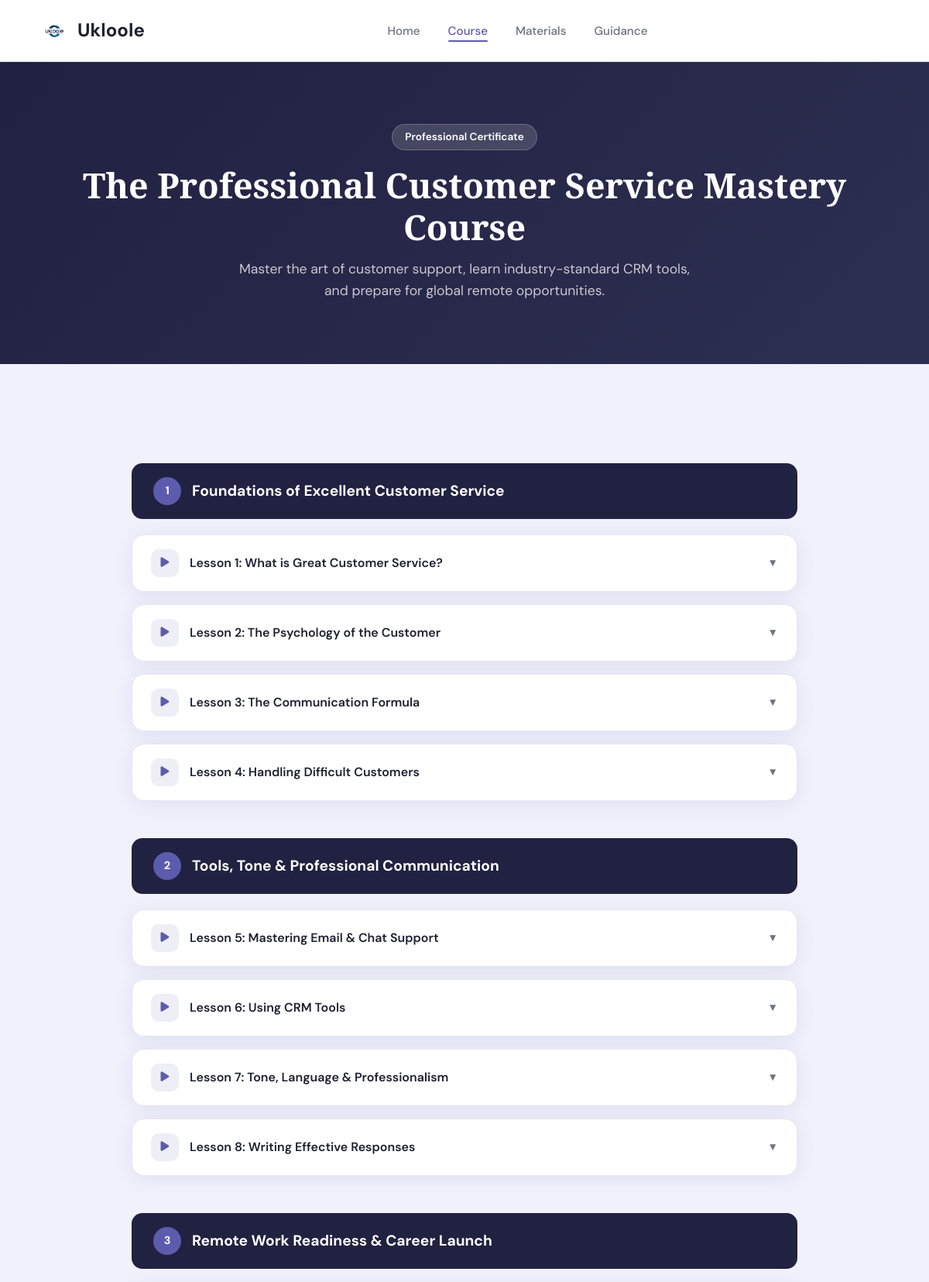
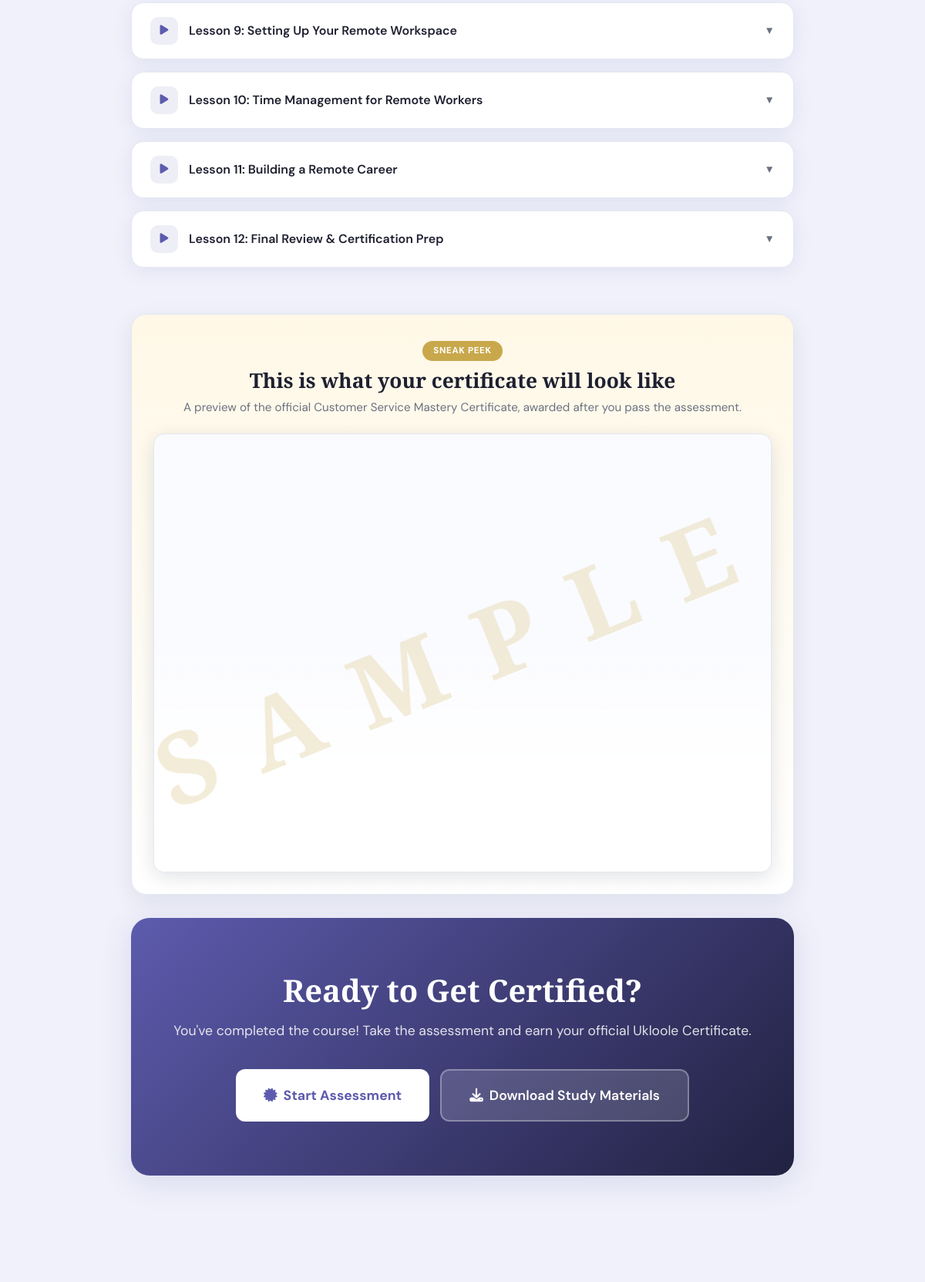
/courses.php (upper part), run on the app's committed database (2 pictures, top to bottom).
### tables this page shows
CREATE TABLE IF NOT EXISTS course_modules (
  id         INT UNSIGNED AUTO_INCREMENT PRIMARY KEY,
  title      VARCHAR(200) NOT NULL,
  sort_order SMALLINT     NOT NULL DEFAULT 0,
  is_active  TINYINT      NOT NULL DEFAULT 1,
  created_at TIMESTAMP DEFAULT CURRENT_TIMESTAMP
);

CREATE TABLE IF NOT EXISTS course_lessons (
  id           INT UNSIGNED AUTO_INCREMENT PRIMARY KEY,
  module_id    INT UNSIGNED NOT NULL,
  title        VARCHAR(200) NOT NULL,
  youtube_id   VARCHAR(20)  NOT NULL DEFAULT '' COMMENT 'YouTube video ID only, e.g. dQw4w9WgXcQ',
  sort_order   SMALLINT     NOT NULL DEFAULT 0,
  is_active    TINYINT      NOT NULL DEFAULT 1,
  created_at   TIMESTAMP DEFAULT CURRENT_TIMESTAMP,
  FOREIGN KEY (module_id) REFERENCES course_modules(id) ON DELETE CASCADE,
  INDEX idx_module (module_id)
);

### courses.php (the view, shortened to what this page needs)
<?php
$db_host = getenv('DB_HOST') ?: 'localhost';
$db_user = getenv('DB_USER') ?: 'ukloolec_lbuser';
$db_pass = getenv('DB_PASS') ?: 'Admin4ukloole';
$db_name = getenv('DB_NAME') ?: 'ukloolec_learninghub';
$conn = @new mysqli($db_host, $db_user, $db_pass, $db_name);
$conn->set_charset('utf8mb4');
$modules = [];
$mod_res = $conn->query("SELECT * FROM course_modules WHERE is_active=1 ORDER BY sort_order ASC");
while ($m = $mod_res->fetch_assoc()) $modules[] = $m;
$lessons_by_module = [];
$lesson_res = $conn->query("
    SELECT
        l.*,
        q.question  AS quiz_q, q.option_a AS quiz_a, q.option_b AS quiz_b, q.option_c AS quiz_c, q.correct_option AS quiz_correct,
        s.question  AS sc_q,   s.option_a AS sc_a,   s.option_b AS sc_b,   s.option_c AS sc_c,   s.correct_option AS sc_correct
    FROM course_lessons l
    LEFT JOIN lesson_quizzes   q ON q.lesson_id = l.id
    LEFT JOIN lesson_scenarios s ON s.lesson_id = l.id
    WHERE l.is_active = 1
    ORDER BY l.module_id ASC, l.sort_order ASC
");
while ($row = $lesson_res->fetch_assoc()) {
    $lessons_by_module[$row['module_id']][] = $row;
}
?>
<!DOCTYPE html>
<html lang="en">
<head>
  <link rel="stylesheet" href="/style.css">
  <link rel="stylesheet" href="https://cdnjs.cloudflare.com/ajax/libs/font-awesome/6.5.0/css/all.min.css">
</head>
<body>
  <nav class="navbar">
    <div class="container">
      <a href="/" class="navbar-brand">
        <img src="/logo.png" alt="Ukloole Logo"><span>Ukloole</span>
      </a>
      <ul class="nav-links">
        <li><a href="/">Home</a></li>
        <li><a href="/courses" class="active">Course</a></li>
        <li><a href="/resources">Materials</a></li>
        <li><a href="/community">Guidance</a></li>
      </ul>
    </div>
  </nav>
  <section class="page-header">
    <div class="container">
      <span class="badge">Professional Certificate</span>
      <h1>The Professional Customer Service Mastery Course</h1>
      <p>Master the art of customer support, learn industry-standard CRM tools,<br>and prepare for global remote opportunities.</p>
    </div>
  </section>
  <section class="section">
    <div class="container" style="max-width:860px;">
      <?php
      $global_lesson_num = 0;
      foreach ($modules as $mod):
        $mod_lessons = $lessons_by_module[$mod['id']] ?? [];
      ?>
      <div class="module-header">
        <div class="module-number"><?= $mod['sort_order'] ?></div>
        <h3><?= htmlspecialchars($mod['title']) ?></h3>
      </div>
      <?php foreach ($mod_lessons as $lesson):
        $global_lesson_num++;
      ?>
      <div class="lesson-card">
        <div class="lesson-header">
          <div class="lesson-header-left">
            <div class="lesson-icon"><i class="fas fa-play"></i></div>
            <span class="lesson-title">Lesson <?= $global_lesson_num ?>: <?= htmlspecialchars($lesson['title']) ?></span>
          </div>
          <span class="lesson-chevron">▼</span>
        </div>
      </div>
      <?php endforeach;  ?>
      <?php endforeach;  ?>
      <?php if (!empty($modules)): ?>
      <div class="cert-peek" aria-label="Certificate preview">
        <div class="cert-peek-head">
          <span class="badge">Sneak Peek</span>
          <h2>This is what your certificate will look like</h2>
          <p>A preview of the official Customer Service Mastery Certificate, awarded after you pass the assessment.</p>
        </div>
        <div class="cert-peek-frame">
          <iframe
            class="cert-iframe"
            src="certificate-template.pdf#toolbar=0&navpanes=0&scrollbar=0&view=FitH"
            title="Sample Ukloole Certificate"
            loading="lazy"></iframe>
          <div class="cert-peek-fade" aria-hidden="true"></div>
          <div class="cert-peek-watermark" aria-hidden="true">SAMPLE</div>
        </div>
      </div>
      <div class="cta-box" style="margin-top:30px;">
        <h2>Ready to Get Certified?</h2>
        <p>You've completed the course! Take the assessment and earn your official Ukloole Certificate.</p>
        <div class="hero-cta" style="justify-content:center;">
          <button onclick="document.getElementById('assess-gate').style.display='flex'" class="btn btn-lg" style="background:white;color:var(--primary);font-weight:700;">
            <i class="fas fa-certificate"></i> Start Assessment
          </button>
          <a href="/resources" class="btn btn-lg" style="background:rgba(255,255,255,0.15);color:white;border:2px solid rgba(255,255,255,0.3);">
            <i class="fas fa-download"></i> Download Study Materials
          </a>
        </div>
      </div>
      <?php endif; ?>
    </div>
  </section>
</body>
</html>

### style.css (style rules this page uses)
* { margin: 0; padding: 0; box-sizing: border-box; }
:root { --primary: #5D5BAD; --primary-dark: #212141; --secondary: #1e2030; --bg: #f0f1fa; --card-bg: #ffffff; --border: #e5e7f0; --text: #1e2030; --muted: #6b7280; --success: #10b981; --radius: 16px; --shadow: 0 4px 24px rgba(93,91,173,0.10); --shadow-lg: 0 8px 40px rgba(93,91,173,0.16); --navbar-h: 80px; }
body { font-family: 'DM Sans', sans-serif; background: var(--bg); color: var(--text); line-height: 1.6; padding-top: var(--navbar-h); }
h1, h2, h3, h4, h5 { font-family: 'EB Garamond', serif; font-weight: 700; line-height: 1.2; }
a { text-decoration: none; color: inherit; }
img { max-width: 100%; display: block; }
.navbar { position: fixed; top: 0; left: 0; right: 0; height: var(--navbar-h); background: rgba(255,255,255,0.95); backdrop-filter: blur(12px); border-bottom: 1px solid var(--border); z-index: 1000; display: flex; align-items: center; }
.navbar .container { display: flex; justify-content: space-between; align-items: center; width: 100%; }
.navbar-brand { display: flex; align-items: center; gap: 10px; font-family: 'DM Sans', sans-serif; font-weight: 700; font-size: 1.5rem; color: var(--secondary); }
.navbar-brand img { width: 40px; height: 40px; object-fit: contain; }
.nav-links { display: flex; gap: 36px; list-style: none; }
.nav-links a { font-size: 0.95rem; font-weight: 500; color: var(--muted); transition: color 0.2s; position: relative; padding-bottom: 4px; }
.nav-links a:hover, .nav-links a.active { color: var(--primary); }
.nav-links a.active::after { content: ''; position: absolute; bottom: 0; left: 0; right: 0; height: 2px; background: var(--primary); border-radius: 2px; }
.container { width: 90%; max-width: 1100px; margin: auto; }
.btn { display: inline-flex; align-items: center; justify-content: center; gap: 8px; padding: 14px 28px; border-radius: 12px; font-family: 'DM Sans', sans-serif; font-weight: 600; font-size: 1rem; border: none; cursor: pointer; transition: all 0.25s; text-decoration: none; }
.btn-lg { padding: 18px 36px; font-size: 1.1rem; }
.hero-cta { display: flex; gap: 14px; flex-wrap: wrap; }
.section { padding: 80px 0; }
.cta-box { background: linear-gradient(135deg, var(--primary) 0%, var(--primary-dark) 100%); border-radius: 24px; padding: 70px 40px; text-align: center; color: white; box-shadow: var(--shadow-lg); }
.cta-box h2 { font-size: 2.5rem; margin-bottom: 14px; }
.cta-box p { font-size: 1.1rem; opacity: 0.85; margin-bottom: 36px; }
.cta-box .hero-cta { justify-content: center; }
.page-header { background: linear-gradient(135deg, var(--primary-dark) 0%, #2d2f52 100%); padding: 80px 0; text-align: center; color: white; }
.page-header h1 { font-size: 2.8rem; margin-bottom: 14px; }
.page-header p { color: rgba(255,255,255,0.75); font-size: 1.1rem; }
.page-header .badge { display: inline-block; background: rgba(255,255,255,0.15); color: white; padding: 5px 16px; border-radius: 20px; font-size: 0.85rem; font-weight: 600; margin-bottom: 18px; border: 1px solid rgba(255,255,255,0.2); }
.module-header { background: var(--primary-dark); color: white; padding: 18px 28px; border-radius: 14px; margin: 48px 0 20px; display: flex; align-items: center; gap: 14px; }
.module-number { width: 36px; height: 36px; background: var(--primary); border-radius: 50%; display: flex; align-items: center; justify-content: center; font-weight: 700; font-size: 0.9rem; flex-shrink: 0; }
.module-header h3 { font-size: 1.2rem; font-family: 'DM Sans', sans-serif; }
.lesson-card { background: var(--card-bg); border-radius: var(--radius); border: 1px solid var(--border); margin-bottom: 16px; overflow: hidden; box-shadow: var(--shadow); }
.lesson-header { display: flex; align-items: center; justify-content: space-between; padding: 18px 24px; cursor: pointer; user-select: none; transition: background 0.2s; }
.lesson-header-left { display: flex; align-items: center; gap: 14px; }
.lesson-icon { width: 36px; height: 36px; background: rgba(93,91,173,0.1); color: var(--primary); border-radius: 10px; display: flex; align-items: center; justify-content: center; font-size: 0.9rem; flex-shrink: 0; }
.lesson-title { font-weight: 600; font-size: 1rem; color: var(--secondary); }
.lesson-chevron { font-size: 0.85rem; color: var(--muted); transition: transform 0.3s; }
.badge { padding: 4px 12px; border-radius: 20px; font-size: 0.8rem; font-weight: 700; }

### data on the page
course_modules: sort_order "1", title "Foundations of Excellent Customer Service"
course_lessons: title "What is Great Customer Service?"
course_lessons: title "The Psychology of the Customer"
course_lessons: title "The Communication Formula"
course_lessons: title "Handling Difficult Customers"
course_modules: sort_order "2", title "Tools, Tone & Professional Communication"
course_lessons: title "Mastering Email & Chat Support"
course_lessons: title "Using CRM Tools"
course_lessons: title "Tone, Language & Professionalism"
course_lessons: title "Writing Effective Responses"
course_modules: sort_order "3", title "Remote Work Readiness & Career Launch"
course_lessons: title "Setting Up Your Remote Workspace"
course_lessons: title "Time Management for Remote Workers"
course_lessons: title "Building a Remote Career"
course_lessons: title "Final Review & Certification Prep"
